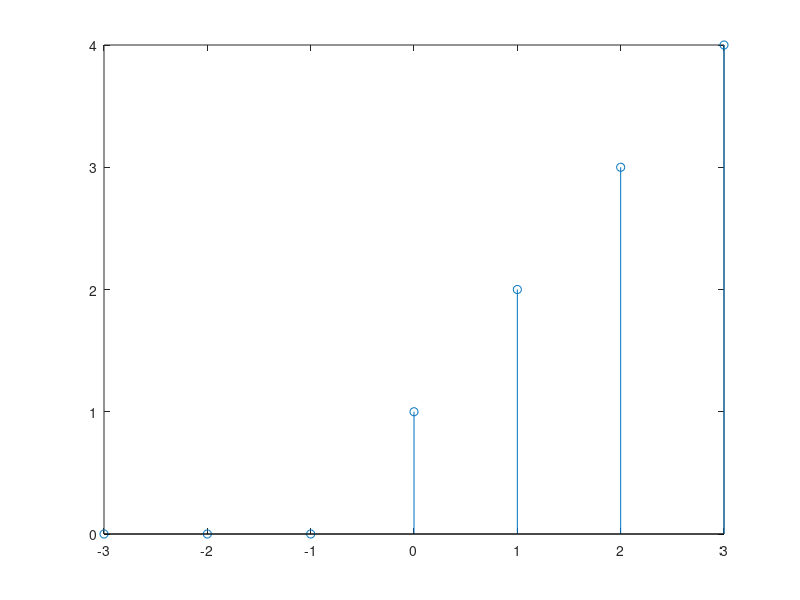

This chart was generated by the following MATLAB code: (Note: this script raises an error after producing the figure.)
clc;
clearvars;


%generating unit ramp sequence

[n1 n2] = deal(-3, 3);
n = n1:n2;
n0 = -1;
x = (n-n0).*((n-n0)>=0);
stem(n,x);
fig= gcf
WinOnTop(fig, true);